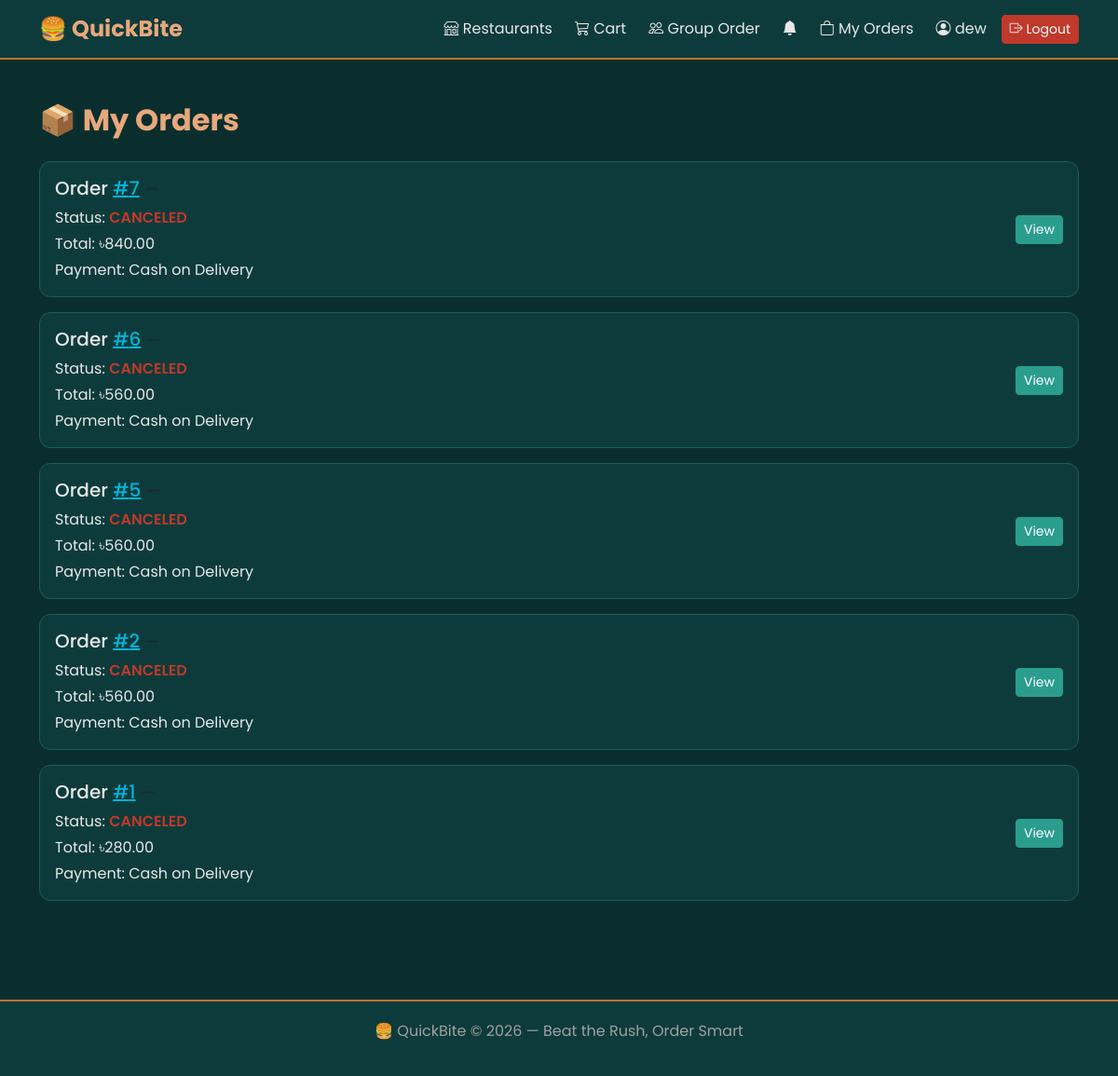
Page /orders/my-orders/ (signed in) on the earlier database version.
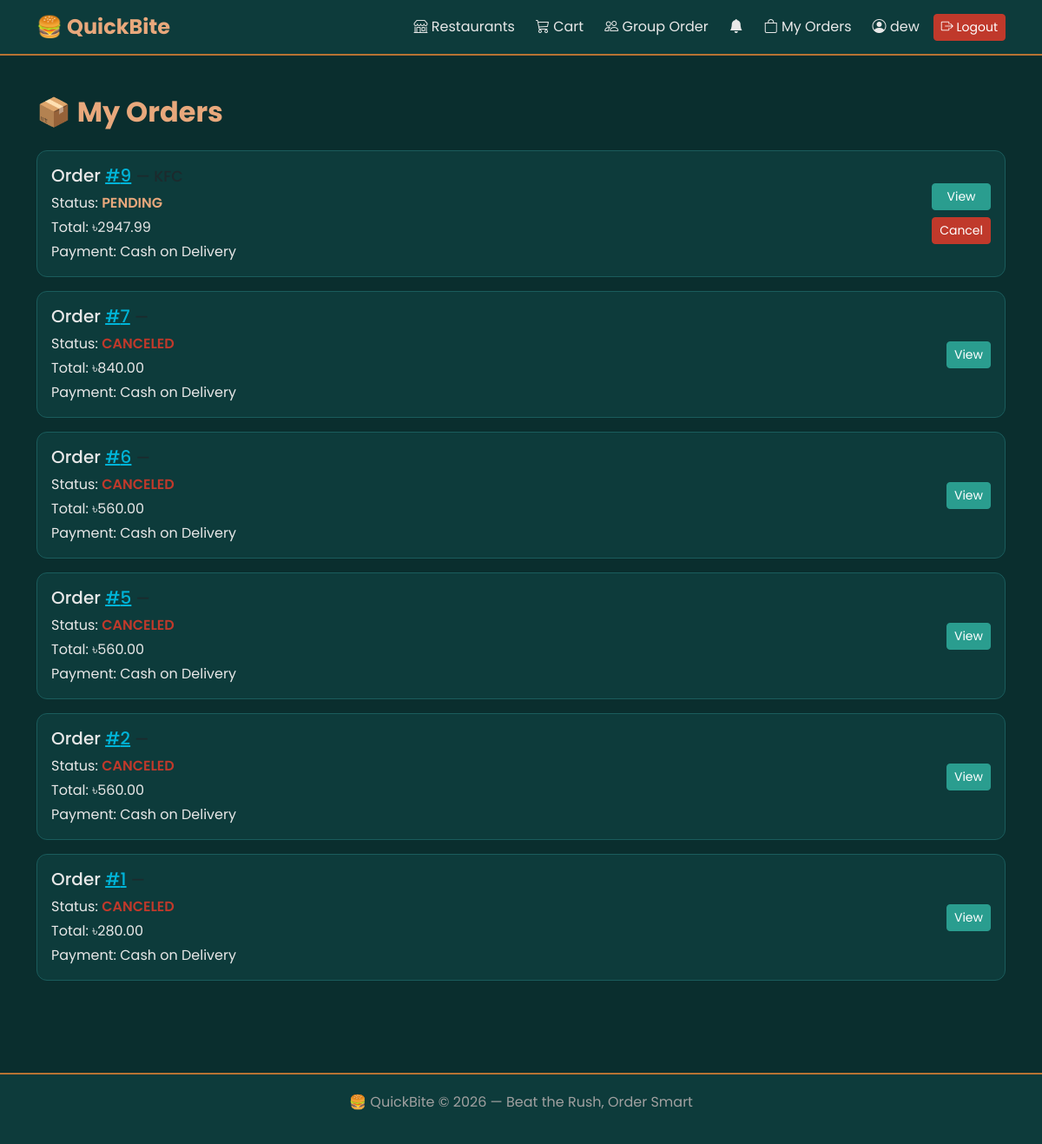
Same page on the later database version.
### orders/models.py (models this page shows, shortened)
class Order(models.Model):
    PAYMENT_CHOICES = [
        ('COD', 'Cash on Delivery'),
        ('BKASH', 'Bkash'),
        ('NAGAD', 'Nagad'),
    ]
    STATUS_CHOICES = [
        ('PENDING',    'Order Placed'),
        ('CONFIRMED',  'Confirmed'),
        ('PREPARING',  'Preparing'),
        ('ON_THE_WAY', 'On the Way'),
        ('DELIVERED',  'Delivered'),
        ('CANCELED',   'Canceled'),
    ]
    restaurant = models.ForeignKey(
        Restaurant, on_delete=models.SET_NULL,
        null=True, related_name='orders'
    )
    user = models.ForeignKey(
        settings.AUTH_USER_MODEL,
        on_delete=models.CASCADE
    )
    status = models.CharField(
        max_length=20,
        choices=STATUS_CHOICES,
        default='PENDING'
    )
    total_price = models.DecimalField(
        max_digits=10, decimal_places=2, default=0
    )
    delivery_charge = models.DecimalField(
        max_digits=6, decimal_places=2, default=0
    )
    is_paid = models.BooleanField(default=False)
    created_at = models.DateTimeField(auto_now_add=True)
    payment_method = models.CharField(
        max_length=10,
        choices=PAYMENT_CHOICES,
        default='COD'
    )
    customer_phone = models.CharField(max_length=15)
    customer_address = models.TextField()

### orders/views.py (the view)
# urls.py: path('my-orders/', views.my_orders, name='my_orders'),
@login_required
def my_orders(request):
    orders = Order.objects.filter(user=request.user).order_by('-created_at')
    return render(request, 'orders/my_orders.html', {'orders': orders})

### orders/views.py (called while the page is built)
def notification_count(request):
    if request.user.is_authenticated:
        count = request.user.notifications.filter(is_read=False).count()
        return {'unread_notifications': count}
    return {'unread_notifications': 0}

### templates/orders/my_orders.html (shortened to what this page needs)
{% extends 'base.html' %}
{% block content %}
<h2 class="section-title">📦 My Orders</h2>
{% if orders %}
    {% for order in orders %}
    <div class="card mb-3 p-3">
        <div class="d-flex justify-content-between align-items-center">
            <div>
                <h5>
                    Order <a href="{% url 'orders:order_detail' order.id %}"
                             style="color:#00b4d8;">#{{ order.id }}</a>
                    <small class="text-muted"> — {{ order.restaurant.name }}</small>
                </h5>
                <p class="mb-1">
                    Status:
                    <span class="status-{{ order.status }}">{{ order.status }}</span>
                </p>
                <p class="mb-1">Total: ৳{{ order.total_price }}</p>
                <p class="mb-0">Payment: {{ order.get_payment_method_display }}</p>
            </div>
            <div class="d-flex flex-column gap-2">
                <a href="{% url 'orders:order_detail' order.id %}"
                   class="btn btn-primary btn-sm">View</a>
                {% if order.status == 'PENDING' %}
                <a href="{% url 'orders:cancel_order' order.id %}"
                   class="btn btn-danger btn-sm"
                   onclick="return confirm('Are you sure you want to cancel?')">
                    Cancel
                </a>
                {% endif %}
            </div>
        </div>
    </div>
    {% endfor %}
{% else %}
    <div class="text-center mt-5">
        <h4>You have no orders yet.</h4>
        <a href="{% url 'home' %}" class="btn btn-primary mt-3">← Browse Restaurants</a>
    </div>
{% endif %}
{% endblock %}

Differences in the rows shown:
added Order: id "9", status "PENDING", total_price "2947.99", payment_method "Cash on Delivery", shows "Cancel"
